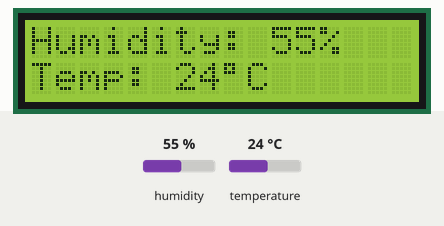
This sketch was run on a simulated Arduino Uno, built with avr-gcc and run on an emulated ATmega328P. On the bench: 16×2 character LCD. Wiring (inferred from the names in the program): DHT11 sensor: data pin 2. The test bench sets the inputs (shaded band); at power-on: humidity 55 %, temperature 24 °C.

Above: at 1.9 s.
2.0 s: humidity set to 22 %
At 4.0 s:
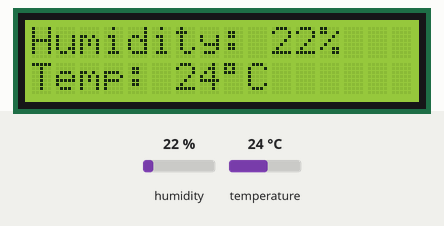
5.3 s: temperature set to 12 °C
At 6.8 s:
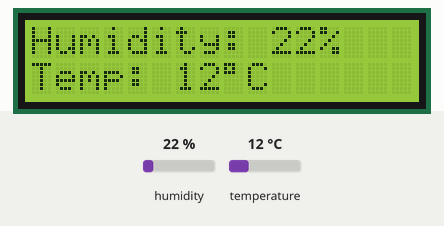
8.6 s: humidity set to 40 %
At 11.3 s:
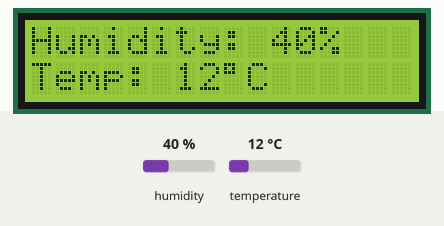
12.1 s: temperature set to 19 °C
At 14.2 s:
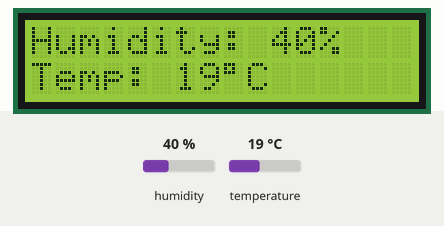
Timing chart, 0 to 15.7 s (numbered marks = the images above; inputs shaded):
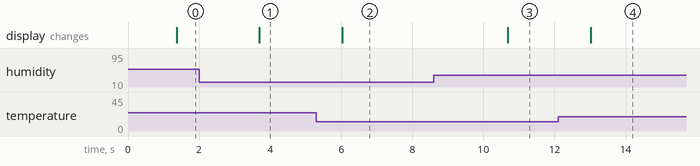

The sketch:

Lab8b-Humidity.ino
```cpp
#include <DHT.h>
#include <Wire.h>
#include <LiquidCrystal_I2C.h>

int dhtPin = 2;

DHT dht(dhtPin, DHT11);
LiquidCrystal_I2C lcd(0x27, 16, 2);

void setup() {
  lcd.begin();
  dht.begin();
}

void loop() {
  delay(1000);

  int h = dht.readHumidity();
  int t = dht.readTemperature();

  lcd.clear();
  lcd.home();
  lcd.print("Humidity: "); lcd.print(h); lcd.print("%");

  lcd.setCursor(0, 1);
  lcd.print("Temp: "); lcd.print(t); lcd.print("\337C");
}
```

Measured:
- after the input at 2.0 s, the display: changes after 1.7 s (image 1)
- after the input at 5.3 s, the display: changes after 0.72 s (image 2)
- after the input at 8.6 s, the display: changes after 2.1 s (image 3)
- after the input at 12.1 s, the display: changes after 0.91 s (image 4)
